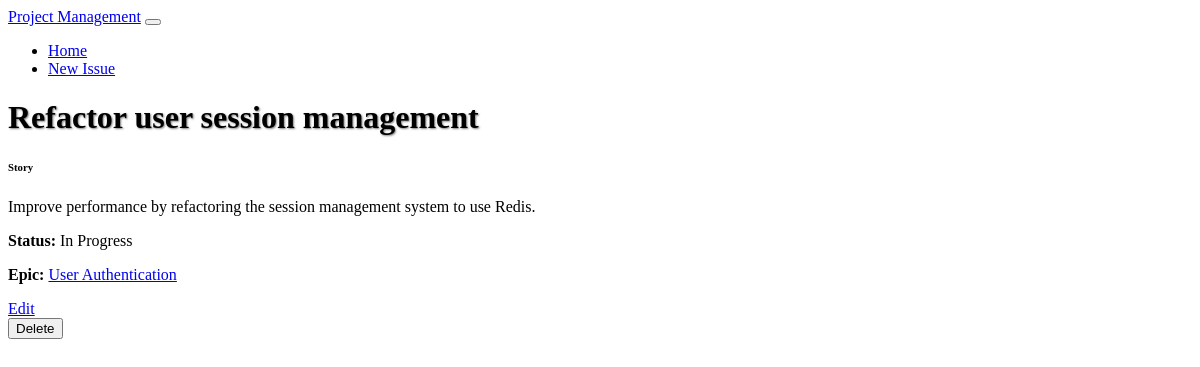
The page /issues/7 on the database its author committed.
### models.py (models this page shows, shortened)
class Issue(TimestampMixin, db.Model):
    __tablename__ = 'issues'
    id = db.Column(db.Integer, primary_key=True)
    type = db.Column(db.String(50))  # Polymorphic identity for subclasses
    title = db.Column(db.String(100), nullable=False)
    description = db.Column(db.Text)
    status = db.Column(db.String(20), default='Open')
    epic_id = db.Column(db.Integer, db.ForeignKey('issues.id', ondelete='SET NULL'))  # Self-referential FK for epics
    children = relationship("Issue", backref=backref('epic', remote_side=[id]))
    diffs = relationship("Diff", back_populates="issue", cascade="all, delete-orphan")
    embedding = db.Column(JSON)
    __mapper_args__ = {
        'polymorphic_identity': 'issue',
        'polymorphic_on': type
    }

class Epic(Issue):
    __mapper_args__ = {
        'polymorphic_identity': 'epic',
    }

### routes.py (the view)
@app.route('/issues/<int:id>', methods=['GET'])
def show_issue(id):
    issue = Issue.query.get_or_404(id)
    return render_template('issues/show.html', issue=issue)

### templates/issues/show.html (shortened to what this page needs)
{% extends "base.html" %}
{% block content %}
<div class="card">
    <div class="card-body">
        <h1 class="card-title">{{ issue.title }}</h1>
        <h6 class="card-subtitle mb-2 text-muted">{{ issue.type.capitalize() }}</h6>
        <p class="card-text">{{ issue.description }}</p>
        <p><strong>Status:</strong> {{ issue.status }}</p>
        {% if issue.epic %}
            <p><strong>Epic:</strong> <a href="{{ url_for('show_issue', id=issue.epic.id) }}">{{ issue.epic.title }}</a></p>
        {% endif %}
        <div class="mt-4">
            <a href="{{ url_for('edit_issue', id=issue.id) }}" class="btn btn-primary me-2">Edit</a>
            <form action="{{ url_for('delete_issue', id=issue.id) }}" method="POST" class="d-inline">
                <button type="submit" class="btn btn-danger" onclick="return confirm('Are you sure you want to delete this issue?')">Delete</button>
            </form>
        </div>
    </div>
</div>
{% endblock %}

### static/css/custom.css (style rules this page uses)
body { padding-bottom: 20px; }
.card { margin-bottom: 20px; border-width: 2px !important; }
.card .card-title, .card .card-subtitle, .card .card-text { color: var(--bs-light) !important; }
.card .card-title { text-shadow: 1px 1px 2px rgba(0, 0, 0, 0.5); }

### rows shown on the page
Epic: title "Refactor user session management", type "Story", description "Improve performance by refactoring the session management system to use Redis.", status "In Progress"
Epic: epic "User Authentication"
